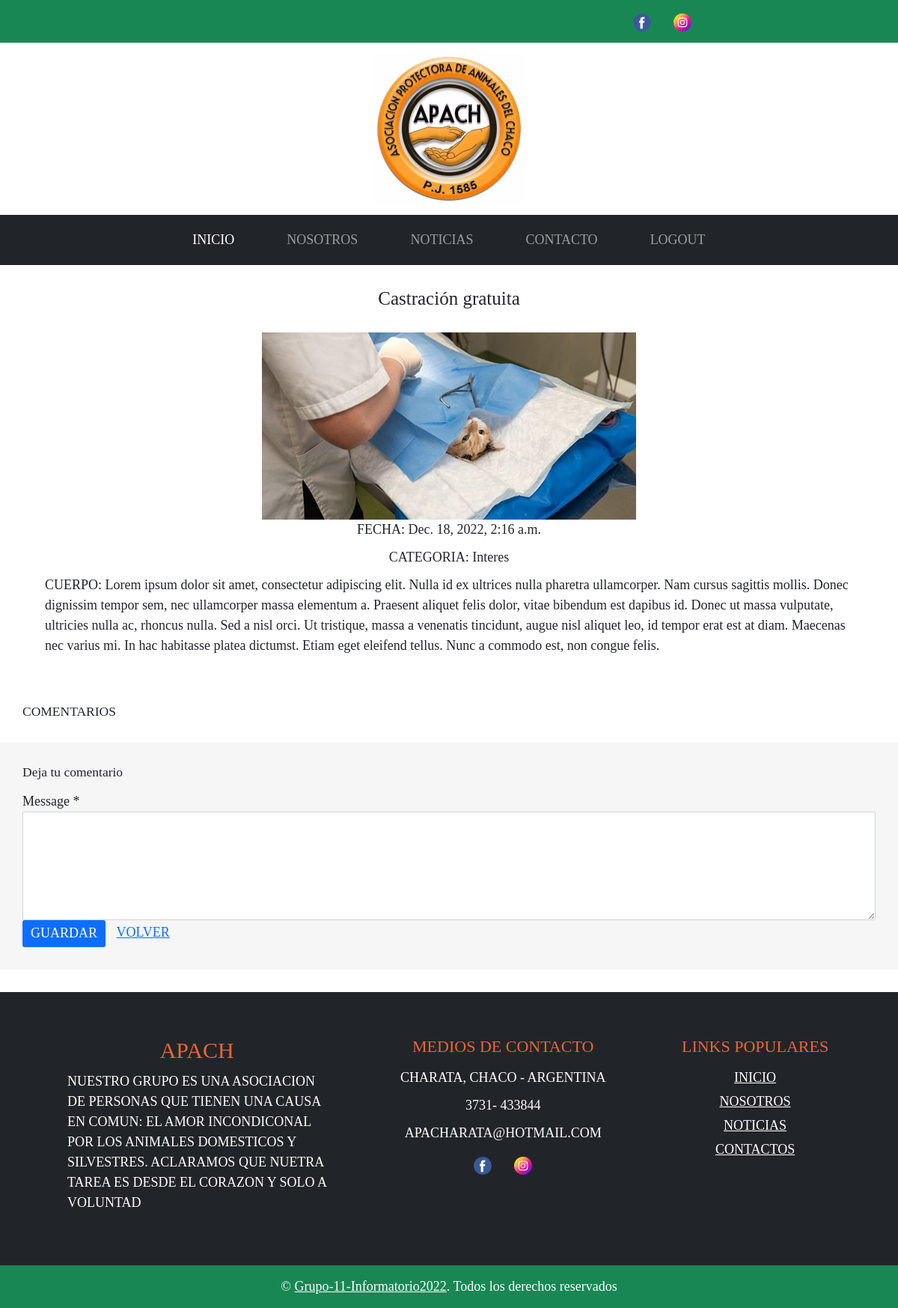
The page /Detalle/4 (signed in) on the database its author committed.
### webapp/models.py (models this page shows, shortened)
class Noticia(models.Model):
    titulo = models.CharField(max_length=150)
    cuerpo = models.TextField()
    imagen = models.ImageField(upload_to='static/img')
    categoria_noticia = models.ForeignKey(Categoria, on_delete=models.CASCADE)
    fecha = models.DateTimeField(auto_now_add=True)

class Categoria(models.Model):
    nombre = models.CharField(max_length=100)
    def __str__(self):
        return self.nombre

### webapp/views.py (the view)
# urls.py: path('Detalle/<int:pk>', views.Detalle_Noticias, name='detalle'),
@login_required
def Detalle_Noticias(request, pk):
    contexto = {}
    n = Noticia.objects.get(pk=pk)  # RETORNA SOLO UN OBEJTO
    contexto['noticia'] = n
    c = Comentario.objects.filter(noticia=n)
    contexto['comentarios'] = c
    return render(request, 'detalle.html', contexto)

### webapp/templates/detalle.html (shortened to what this page needs)
{% extends 'base.html' %}
{% load static %}
{% block content %}
<h1 class="text-center my-5">{{noticia.titulo}}</h1>
<div class="d-flex flex-column align-items-center">
	<img src="{{noticia.imagen.url}}" width="500" height="500">
	<p>FECHA: {{noticia.fecha}}</p>
	<p>CATEGORIA: {{noticia.categoria_noticia}}</p>
	<p class="mx-5 px-5">CUERPO: {{noticia.cuerpo}}</p>
	<br><br>
</div>
<div class="mb-5 mx-5 text-start">
	<h3 class="mb-4 text-uppercase">Comentarios</h3>
</div>
<div style="padding: 30px; background: #f6f6f6;">
	<h3 class="mb-4">Deja tu comentario</h3>
	<form method="POST" action="{% url 'comentar' %}">{% csrf_token %}
		<div class="form-group">
			<label for="message">Message *</label>
			<textarea name="comentario" maxlength="1500" id="message" cols="30" rows="5"
				class="form-control"></textarea>
		</div>
		<div class="form-group mb-0">
			<input type="submit" value="GUARDAR" class="btn btn-primary px-3">
			<a class="px-3" href="{% url 'listar' %}">VOLVER</a>
		</div>
	</form>
</div>
{% endblock %}

### webapp/static/css/style.css (style rules this page uses)
:root { --texto-primario: #ed6436; }
html { background-color: white; box-sizing: border-box; font-size: 62.5%; }
*, *:before, *:after { box-sizing: inherit; }
body { background-color: white; font-family: var(--fuentePrincipal); font-size: 1.8rem; line-height: 1.5; }
img { max-width: auto; max-height: 25rem; object-fit: cover; }
.form-control { font-size: 1.8rem; }
.btn-primary { font-size: 1.8rem; }

### rows shown on the page
Noticia: titulo "Castración gratuita", imagen (picture), fecha "Dec. 18, 2022, 2:16 a.m.", categoria_noticia "Interes", cuerpo "Lorem ipsum dolor sit amet, consectetur adipiscing elit. Nulla id ex ultrices nulla pharetra ullamcorper. Nam cursus sagittis mollis. Donec dignissim tempor sem, nec ullamcorper massa elementum a. Praesent aliquet felis dolor, vitae bibendum est dapibus id. Donec ut massa vulputate, ultricies nulla ac, rhoncus nulla. Sed a nisl orci. Ut tristique, massa a venenatis tincidunt, augue nisl aliquet leo, id tempor erat est at diam. Maecenas nec varius mi. In hac habitasse platea dictumst. Etiam eget eleifend tellus. Nunc a commodo est, non congue felis."
